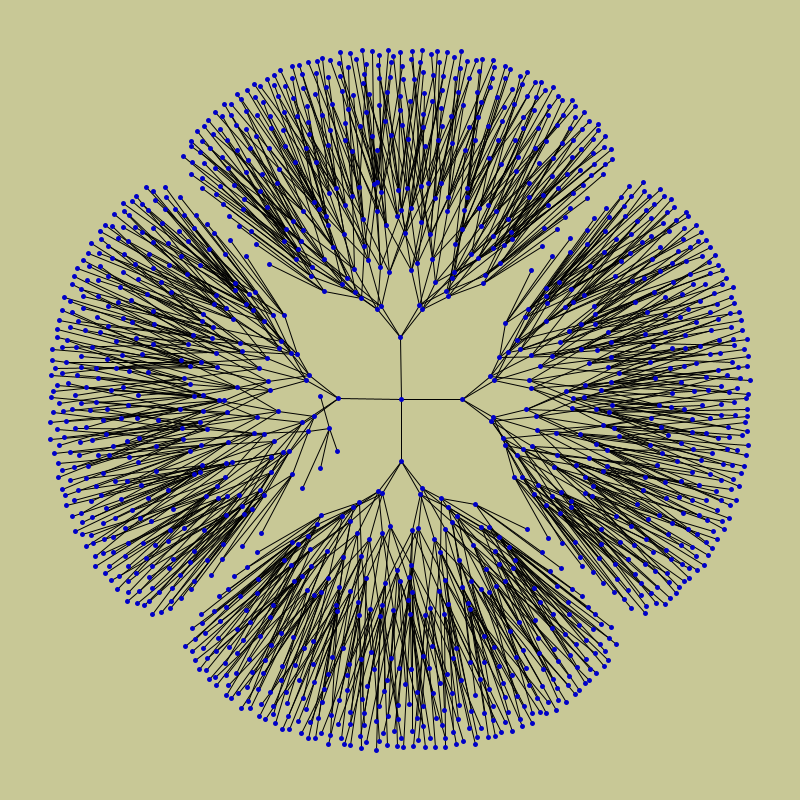

Generate this figure with Python:
"""
Sketch inspired by code from https://networkx.org/documentation/stable/auto_examples/
"""
from functools import cache

import py5
from py5_tools import animated_gif

import networkx as nx

margin = 50
s = 100 # seed
G = nx.balanced_tree(4, 5)

def setup():
    global pos
    py5.size(800, 800)
    #pos = nx.spring_layout(G, dim=2, seed=s)
    #pos = nx.arf_layout(G, max_iter=10)
    #pos = nx.bfs_layout(G, 100)
    pos = nx.kamada_kawai_layout(G)
    pos = resize_layout(pos)
    #animated_gif('out.gif', frame_numbers=range(1, 361, 10), duration=0.2, optimize=False)
    
def draw():
#     py5.push_matrix()
    py5.translate(py5.width / 2, py5.height / 2)
#     py5.rotate_y(py5.radians(py5.frame_count))
    py5.background(200, 200, 150)
    py5.stroke(0)
    py5.stroke_weight(1)
    py5.lines(pos[a] + pos[b] for a, b in G.edges)  # draw edges
    py5.stroke(0, 0, 200)
    py5.stroke_weight(5)
    py5.points(pos[n] for n in G.nodes)  # draw nodes
#    py5.pop_matrix()
#     py5.fill(255)
#     py5.text_size(margin / 2)
#     py5.text(f'G = nx.balanced_tree(4, 5)\npos = nx.spring_layout(G, dim=3, seed={s})', margin, margin)

def resize_layout(pos):
    """ Resize the positions dict layout to screen a and center on origin. """
    # I should do this with numpy...
    layout = pos.copy()
    xs, ys = [], []
    for x, y in layout.values():
        xs.append(x)
        ys.append(y)
#         zs.append(z)
    min_x = min(xs)
    min_y = min(ys)
#     min_z = min(zs)
    max_x = max(xs) 
    max_y = max(ys)
#     max_z = max(zs)
    w, h = py5.width, py5.height
    for n, (x, y) in layout.items():
        nx = py5.remap(x, min_x, max_x, margin, w - margin)
        ny = py5.remap(y, min_y, max_y, margin, h - margin)
#         nz = py5.remap(z, min_z, max_z, margin, h - margin)
        layout[n] = nx - w / 2, ny - h / 2 #, nz - h / 2  
    return layout

py5.run_sketch(block=False)
